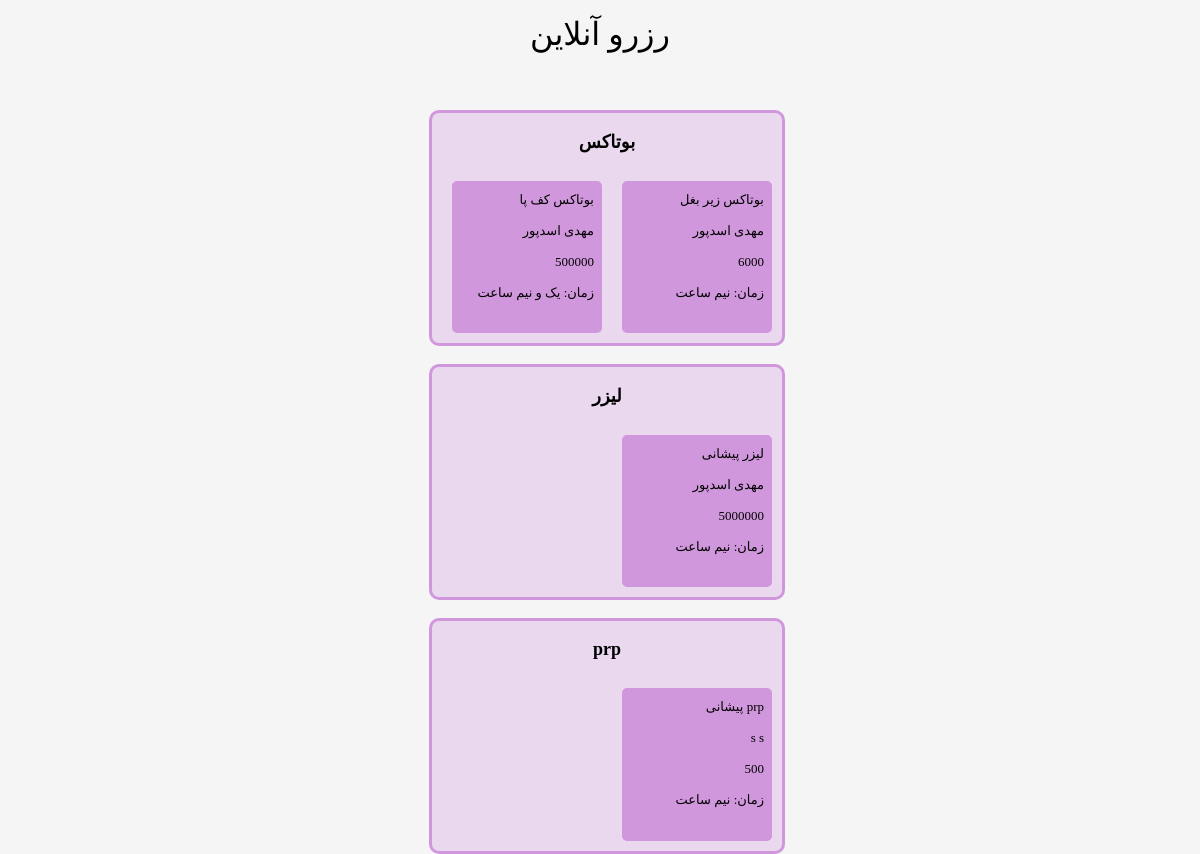
/reserv/reserv/ (signed in), run on an earlier commit of the app's database.
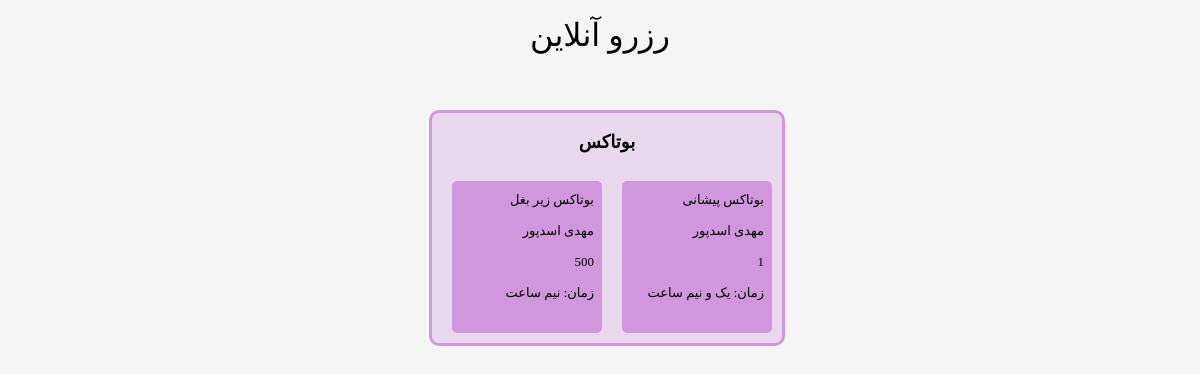
And on a later commit of the database.
### jobs_app/models.py (models this page shows, shortened)
class workmodel(models.Model):
    work = models.CharField(max_length=150, default='تزریقات')
    detalework = models.CharField(max_length=150 , default='تزریقات')
    person = models.CharField(max_length=150,default='من')
    time = models.CharField(max_length=50, default='امروز')
    cast = models.CharField(max_length=150, default='0')

### reserv_app/views.py (the view, shortened to what this page needs)
# urls.py: path('reserv/',views.reservdef),
def reservdef(request):
    if request.user.is_authenticated:
        users = accuntmodel.objects.all()
        for user in users:
            if user.melicode == request.user.username:
                level[0] = user.level
                ferstname_user = user.firstname
                lastname_user = user.lastname
                mellicoduser[0] = user.melicode
        filesendbutton = request.POST.get("filesendbutton")
        inject_botax  = request.POST.get("r1")
        illnes  = request.POST.get("r2")
        drug = request.POST.get("drug")
        sensivety  = request.POST.get("r3")
        pregnancy  = request.POST.get("r4")
        date_finaly = request.POST.get("date_finaly")
        image_full  = request.POST.get("c1")
        image_semi = request.POST.get('c2')
        image_not =request.POST.get("c3")
        satisfact = request.POST.get("c4")
        inputwork = request.POST.get("inputwork")
        timeselect = request.POST.get("timeselect")
        works = workmodel.objects.all()
        ww.clear()
        ww.append('start')
        for w in works :
            a = 0
            for x in ww :
                if x ==  w.work :
                    a = 1
            if a == 0 :
                ww.append(w.work)
        ww.pop(0)
        c = 0
        return render(request,'reserv.html',context={'works':works,
                                                 'job':ww,
                                                 'shamsiarray':shamsiarray,
                                                 })
    else:
        loginetebar[0] = "false"
        return render(request,'home.html',context={"loginetebar":loginetebar[0]})

### templates/reserv.html (shortened to what this page needs)
{% load static %}
<!DOCTYPE html>
<html lang="en">
<head>
    <link rel="stylesheet" type="text/css" href= "{% static "/css/reser.css" %}">
</head>
<body>
<form method="POST">
    <div >
        <p id="titr">
            رزرو آنلاین
        </p>
    </div>
    {% for w in job %}
        <div class="maine" >
                        <div class="textbox" >
                            <p class="textobject" >
                                {{ w }}
                            </p>
                        </div>
             <div class="effectse" >
                {% for d in works %}
                    {% if d.work == w %}
                        <button type="submit" class="effects__iteme " name="inputwork" value="{{ forloop.counter0 }}">
                            <p class="effects__name" >{{ d.work }} {{ d.detalework }}</p>
                            <p class="effects__name" >{{ d.person }}</p>
                            <p class="effects__name" >{{ d.cast }}</p>
                            <p class="effects__name" >زمان: {{ d.time }}</p>
                        </button>
                    {% endif %}
                {% endfor %}
             </div>
        </div>
        <br>
    {% endfor %}
</form>
</body>
</html>

### static/css/reser.css (style rules this page uses)
html { box-sizing: border-box; }
:root { --test : rgb(209, 151, 220); --vred:209; --vgreen:151; --vblue:220; --ghotr:3px; --contrast:1; --ekhtelaf:0.7; }
body { direction: rtl; margin: 10px; font-family: cursive; background: whitesmoke; min-height: 100vh; }
#titr { position: absolute; width: 100%; top: -2%; font-family:Tahoma; color: black; text-align: center; font-size: xx-large; }
.maine { position: relative; width: 350px; height: 230px; top: 100px; left: calc(-50% + 175px); display: flex; flex-direction: column; background-color: rgb(var(--vred), var(--vgreen), var(--vblue),calc(var(--contrast) - var(--ekhtelaf))); border-top: var(--ghotr) outset rgb(var(--vred), var(--vgreen), var(--vblue),var(--contrast)); border-left:var(--ghotr) outset rgb(var(--vred), var(--vgreen), var(--vblue),var(--contrast)); border-right:var(--ghotr) inset rgb(var(--vred), var(--vgreen), var(--vblue),var(--contrast)); border-bottom:var(--ghotr) inset rgb(var(--vred), var(--vgreen), var(--vblue),var(--contrast)); border-radius: 10px; }
.textbox { display: inline-block; position: relative; font-family:Tahoma; color: black; text-align: center; font-size:large ; font-weight: bold; }
.textobject { position: relative; }
.effectse { position: relative; top: 0px; left: 0%; width: 100%; display: flex; flex-flow: row nowrap; overflow: auto; padding: 0px 0; flex: 10 10 150px; border-radius: 5px; margin: 0px ; padding: 0px ; }
.effects__iteme { display: flex; flex-direction: column; flex: 0 0 150px; margin: 0 10px; background: rgb(var(--vred), var(--vgreen), var(--vblue),var(--contrast)); border: 2px solid rgb(var(--vred), var(--vgreen), var(--vblue),var(--contrast)); border-radius: 5px; cursor: pointer; overflow: hidden; padding-bottom: 10px; margin: 10px; transition: .3s border; line-height: 5px; }
.effects__name { color:black; position: relative; font-size: small; transition: .3s color; font-family: "B Yekan"; }

What changed in the data, as far as the page shows it:
removed workmodel: job "بوتاکس", work "بوتاکس", detalework "زیر بغل", person "مهدی اسدپور", cast "6000", time "نیم ساعت"
removed workmodel: work "بوتاکس", detalework "کف پا", person "مهدی اسدپور", cast "500000", time "یک و نیم ساعت"
removed workmodel: job "لیزر", work "لیزر", detalework "پیشانی", person "مهدی اسدپور", cast "5000000", time "نیم ساعت"
removed workmodel: job "prp", work "prp", detalework "پیشانی", person "s s", cast "500", time "نیم ساعت"
added workmodel: job "بوتاکس", work "بوتاکس", detalework "پیشانی", person "مهدی اسدپور", time "یک و نیم ساعت"
added workmodel: work "بوتاکس", detalework "زیر بغل", person "مهدی اسدپور", cast "500", time "نیم ساعت"
